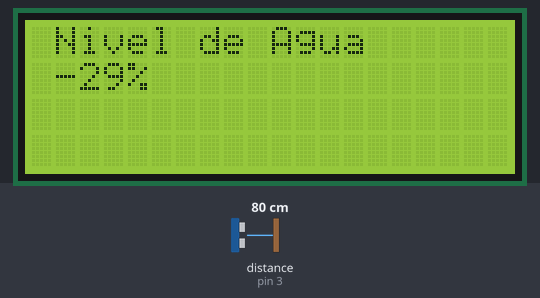
Simulated run of this sketch. Board: Arduino Uno, built with avr-gcc and run on an emulated ATmega328P. Parts: 20×4 character LCD. Wiring (inferred from the names in the program): ultrasonic range finder: trigger pin 2; echo pin 3. The inputs (shaded band) are chosen by the test bench; at power-on: distance to the obstacle (sensor on pin 3) 80 cm. The echo pulse lasts 58.3 µs per cm.

Above: at 3.2 s.
3.3 s: distance to the obstacle (sensor on pin 3) set to 2 cm
At 12.6 s:
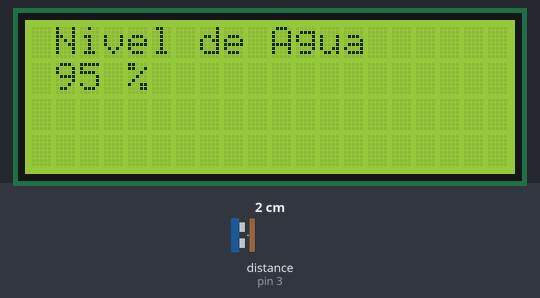
13.6 s: distance to the obstacle (sensor on pin 3) set to 4 cm
23.6 s: distance to the obstacle (sensor on pin 3) set to 9 cm
At 33.0 s:
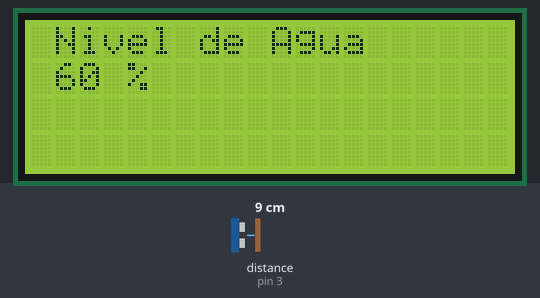
Timing chart, 0 to 34.5 s (numbered marks = the images above; inputs shaded):
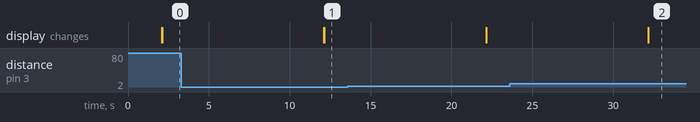

Measured:
- after the input at 3.3 s, the display: first differs from a run without the input after 8.8 s (image 1)
- after the input at 23.6 s, the display: first differs from a run without the input after 8.6 s (image 2)

The sketch:

Nivel_de_Agua.ino
```cpp
#include <Wire.h>
#include <LiquidCrystal_I2C.h>


LiquidCrystal_I2C lcd(0x27,20,4);
const int Trigger = 2 ;   //Pin digital 2 para el Trigger del sensor
const int Echo = 3;   //Pin digital 3 para el Echo del sensor


void setup() {
  pinMode(Trigger, OUTPUT); //pin como salida
  pinMode(Echo, INPUT);  //pin como entrada
  digitalWrite(Trigger, LOW);//Inicializamos el pin con 0
lcd.init();
  lcd.backlight();
    lcd.setCursor(0,0);
  lcd.print("Medidor de Nivel");
    lcd.setCursor(5,1);
  lcd.print("de Agua");
  delay(2000);
  lcd.clear();
}

void loop()
{


  long t; //timepo que demora en llegar el eco
  long d; //distancia en centimetros
  long p; // porcentaje de agua

  digitalWrite(Trigger, HIGH);
  delayMicroseconds(10);          //Enviamos un pulso de 10us
  digitalWrite(Trigger, LOW);

  t = pulseIn(Echo, HIGH); //obtenemos el ancho del pulso
  d = t/59;
  p=100-(d*5);             //escalamos el tiempo a una distancia en cm
  lcd.setCursor(1,0);
  lcd.print("Nivel de Agua");
  lcd.setCursor(1,1);
  lcd.print(p);
  lcd.setCursor(4,1);      //Enviamos serialmente el valor de la distancia
  lcd.print("%");
  delay(10000);          //Hacemos una pausa de 100ms
 lcd.clear();
}
```
